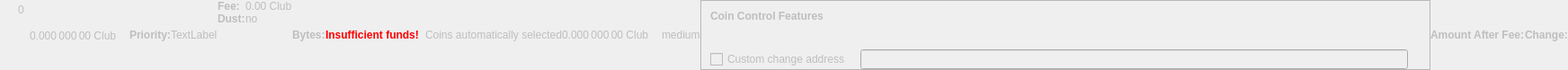
    <widget class="QWidget" name="dummyHideWidget" native="true">
     <property name="enabled">
      <bool>false</bool>
     </property>
     <property name="maximumSize">
      <size>
       <width>100</width>
       <height>22</height>
      </size>
     </property>
     <layout class="QHBoxLayout" name="dummyHideLayout">
      <property name="spacing">
       <number>0</number>
      </property>
      <property name="leftMargin">
       <number>0</number>
      </property>
      <property name="topMargin">
       <number>0</number>
      </property>
      <property name="rightMargin">
       <number>0</number>
      </property>
      <property name="bottomMargin">
       <number>0</number>
      </property>
      <item>
       <layout class="QFormLayout" name="formLayoutCoinControl1">
        <property name="horizontalSpacing">
         <number>10</number>
        </property>
        <property name="verticalSpacing">
         <number>14</number>
        </property>
        <property name="leftMargin">
         <number>10</number>
        </property>
        <property name="topMargin">
         <number>4</number>
        </property>
        <property name="rightMargin">
         <number>6</number>
        </property>
        <item row="0" column="1">
         <widget class="QLabel" name="labelCoinControlBytes">
          <property name="cursor">
           <cursorShape>IBeamCursor</cursorShape>
          </property>
          <property name="contextMenuPolicy">
           <enum>Qt::ActionsContextMenu</enum>
          </property>
          <property name="text">
           <string notr="true">0</string>
          </property>
          <property name="textInteractionFlags">
           <set>Qt::LinksAccessibleByMouse|Qt::TextSelectableByKeyboard|Qt::TextSelectableByMouse</set>
          </property>
         </widget>
        </item>
       </layout>
      </item>
      <item>
       <widget class="QLabel" name="labelCoinControlAfterFee">
        <property name="enabled">
         <bool>false</bool>
        </property>
        <property name="sizePolicy">
         <sizepolicy hsizetype="Fixed" vsizetype="Fixed">
          <horstretch>0</horstretch>
          <verstretch>0</verstretch>
         </sizepolicy>
        </property>
        <property name="minimumSize">
         <size>
          <width>111</width>
          <height>12</height>
         </size>
        </property>
        <property name="maximumSize">
         <size>
          <width>111</width>
          <height>12</height>
         </size>
        </property>
        <property name="cursor">
         <cursorShape>IBeamCursor</cursorShape>
        </property>
        <property name="contextMenuPolicy">
         <enum>Qt::ActionsContextMenu</enum>
        </property>
        <property name="text">
         <string notr="true">0.000 000 00 Club</string>
        </property>
        <property name="textInteractionFlags">
         <set>Qt::LinksAccessibleByMouse|Qt::TextSelectableByKeyboard|Qt::TextSelectableByMouse</set>
        </property>
       </widget>
      </item>
      <item>
       <widget class="QLabel" name="labelCoinControlPriorityText">
        <property name="enabled">
         <bool>false</bool>
        </property>
        <property name="font">
         <font>
          <weight>75</weight>
          <bold>true</bold>
         </font>
        </property>
        <property name="text">
         <string>Priority:</string>
        </property>
       </widget>
      </item>
      <item>
       <layout class="QHBoxLayout" name="horizontalLayout">
        <item>
         <widget class="QLabel" name="WarningLabel">
          <property name="text">
           <string>TextLabel</string>
          </property>
         </widget>
        </item>
       </layout>
      </item>
      <item>
       <layout class="QFormLayout" name="formLayoutCoinControl3">
        <property name="horizontalSpacing">
         <number>0</number>
        </property>
        <property name="verticalSpacing">
         <number>0</number>
        </property>
        <property name="leftMargin">
         <number>0</number>
        </property>
        <property name="topMargin">
         <number>0</number>
        </property>
        <property name="rightMargin">
         <number>0</number>
        </property>
        <item row="0" column="0">
         <widget class="QLabel" name="labelCoinControlFeeText">
          <property name="enabled">
           <bool>false</bool>
          </property>
          <property name="font">
           <font>
            <weight>75</weight>
            <bold>true</bold>
           </font>
          </property>
          <property name="text">
           <string>Fee:</string>
          </property>
          <property name="margin">
           <number>0</number>
          </property>
         </widget>
        </item>
        <item row="0" column="1">
         <widget class="QLabel" name="labelCoinControlFee">
          <property name="enabled">
           <bool>false</bool>
          </property>
          <property name="cursor">
           <cursorShape>IBeamCursor</cursorShape>
          </property>
          <property name="contextMenuPolicy">
           <enum>Qt::ActionsContextMenu</enum>
          </property>
          <property name="text">
           <string notr="true">0.00 Club</string>
          </property>
          <property name="textInteractionFlags">
           <set>Qt::LinksAccessibleByMouse|Qt::TextSelectableByKeyboard|Qt::TextSelectableByMouse</set>
          </property>
         </widget>
        </item>
        <item row="1" column="0">
         <widget class="QLabel" name="labelCoinControlLowOutputText">
          <property name="enabled">
           <bool>false</bool>
          </property>
          <property name="font">
           <font>
            <weight>75</weight>
            <bold>true</bold>
           </font>
          </property>
          <property name="text">
           <string>Dust:</string>
          </property>
         </widget>
        </item>
        <item row="1" column="1">
         <widget class="QLabel" name="labelCoinControlLowOutput">
          <property name="enabled">
           <bool>false</bool>
          </property>
          <property name="cursor">
           <cursorShape>IBeamCursor</cursorShape>
          </property>
          <property name="contextMenuPolicy">
           <enum>Qt::ActionsContextMenu</enum>
          </property>
          <property name="text">
           <string>no</string>
          </property>
          <property name="textInteractionFlags">
           <set>Qt::LinksAccessibleByMouse|Qt::TextSelectableByKeyboard|Qt::TextSelectableByMouse</set>
          </property>
         </widget>
        </item>
       </layout>
      </item>
      <item>
       <widget class="QLabel" name="labelCoinControlBytesText">
        <property name="enabled">
         <bool>false</bool>
        </property>
        <property name="font">
         <font>
          <weight>75</weight>
          <bold>true</bold>
         </font>
        </property>
        <property name="text">
         <string>Bytes:</string>
        </property>
       </widget>
      </item>
      <item>
       <layout class="QFormLayout" name="formLayoutCoinControl2">
        <property name="horizontalSpacing">
         <number>0</number>
        </property>
        <property name="verticalSpacing">
         <number>0</number>
        </property>
        <property name="leftMargin">
         <number>0</number>
        </property>
        <property name="topMargin">
         <number>0</number>
        </property>
        <property name="rightMargin">
         <number>0</number>
        </property>
       </layout>
      </item>
      <item>
       <layout class="QHBoxLayout" name="horizontalLayoutCoinControl2">
        <property name="spacing">
         <number>0</number>
        </property>
        <property name="bottomMargin">
         <number>0</number>
        </property>
       </layout>
      </item>
      <item>
       <widget class="QLabel" name="labelCoinControlInsuffFunds">
        <property name="enabled">
         <bool>false</bool>
        </property>
        <property name="minimumSize">
         <size>
          <width>0</width>
          <height>0</height>
         </size>
        </property>
        <property name="font">
         <font>
          <weight>75</weight>
          <bold>true</bold>
         </font>
        </property>
        <property name="styleSheet">
         <string notr="true">color:red;font-weight:bold;</string>
        </property>
        <property name="text">
         <string>Insufficient funds!</string>
        </property>
        <property name="margin">
         <number>5</number>
        </property>
       </widget>
      </item>
      <item>
       <layout class="QFormLayout" name="formLayoutCoinControl4">
        <property name="horizontalSpacing">
         <number>0</number>
        </property>
        <property name="verticalSpacing">
         <number>0</number>
        </property>
        <property name="leftMargin">
         <number>0</number>
        </property>
        <property name="topMargin">
         <number>0</number>
        </property>
        <property name="rightMargin">
         <number>0</number>
        </property>
       </layout>
      </item>
      <item>
       <widget class="QLabel" name="labelCoinControlChangeLabel">
        <property name="enabled">
         <bool>false</bool>
        </property>
        <property name="sizePolicy">
         <sizepolicy hsizetype="Preferred" vsizetype="Expanding">
          <horstretch>0</horstretch>
          <verstretch>0</verstretch>
         </sizepolicy>
        </property>
        <property name="minimumSize">
         <size>
          <width>0</width>
          <height>0</height>
         </size>
        </property>
        <property name="text">
         <string/>
        </property>
        <property name="margin">
         <number>3</number>
        </property>
       </widget>
      </item>
      <item>
       <widget class="QLabel" name="labelCoinControlAutomaticallySelected">
        <property name="enabled">
         <bool>false</bool>
        </property>
        <property name="sizePolicy">
         <sizepolicy hsizetype="Fixed" vsizetype="Fixed">
          <horstretch>0</horstretch>
          <verstretch>0</verstretch>
         </sizepolicy>
        </property>
        <property name="minimumSize">
         <size>
          <width>0</width>
          <height>0</height>
         </size>
        </property>
        <property name="maximumSize">
         <size>
          <width>240</width>
          <height>16777215</height>
         </size>
        </property>
        <property name="text">
         <string>Coins automatically selected</string>
        </property>
        <property name="margin">
         <number>5</number>
        </property>
       </widget>
      </item>
      <item>
       <widget class="QLabel" name="labelCoinControlChange">
        <property name="enabled">
         <bool>false</bool>
        </property>
        <property name="sizePolicy">
         <sizepolicy hsizetype="Fixed" vsizetype="Fixed">
          <horstretch>0</horstretch>
          <verstretch>0</verstretch>
         </sizepolicy>
        </property>
        <property name="minimumSize">
         <size>
          <width>111</width>
          <height>0</height>
         </size>
        </property>
        <property name="maximumSize">
         <size>
          <width>111</width>
          <height>16777215</height>
         </size>
        </property>
        <property name="cursor">
         <cursorShape>IBeamCursor</cursorShape>
        </property>
        <property name="contextMenuPolicy">
         <enum>Qt::ActionsContextMenu</enum>
        </property>
        <property name="text">
         <string notr="true">0.000 000 00 Club</string>
        </property>
        <property name="textInteractionFlags">
         <set>Qt::LinksAccessibleByMouse|Qt::TextSelectableByKeyboard|Qt::TextSelectableByMouse</set>
        </property>
       </widget>
      </item>
      <item>
       <widget class="QLabel" name="labelCoinControlPriority">
        <property name="enabled">
         <bool>false</bool>
        </property>
        <property name="cursor">
         <cursorShape>IBeamCursor</cursorShape>
        </property>
        <property name="contextMenuPolicy">
         <enum>Qt::ActionsContextMenu</enum>
        </property>
        <property name="text">
         <string>medium</string>
        </property>
        <property name="textInteractionFlags">
         <set>Qt::LinksAccessibleByMouse|Qt::TextSelectableByKeyboard|Qt::TextSelectableByMouse</set>
        </property>
       </widget>
      </item>
      <item>
       <widget class="QFrame" name="frameCoinControl">
        <property name="sizePolicy">
         <sizepolicy hsizetype="Expanding" vsizetype="Expanding">
          <horstretch>0</horstretch>
          <verstretch>0</verstretch>
         </sizepolicy>
        </property>
        <property name="maximumSize">
         <size>
          <width>16777215</width>
          <height>16777215</height>
         </size>
        </property>
        <property name="frameShape">
         <enum>QFrame::StyledPanel</enum>
        </property>
        <property name="frameShadow">
         <enum>QFrame::Sunken</enum>
        </property>
        <layout class="QVBoxLayout" name="verticalLayoutCoinControl2_2">
         <property name="spacing">
          <number>0</number>
         </property>
         <property name="leftMargin">
          <number>0</number>
         </property>
         <property name="topMargin">
          <number>0</number>
         </property>
         <property name="rightMargin">
          <number>0</number>
         </property>
         <property name="bottomMargin">
          <number>0</number>
         </property>
         <item>
          <layout class="QVBoxLayout" name="verticalLayoutCoinControl" stretch="0,0,0,1">
           <property name="spacing">
            <number>0</number>
           </property>
           <property name="leftMargin">
            <number>10</number>
           </property>
           <property name="topMargin">
            <number>10</number>
           </property>
           <item>
            <layout class="QHBoxLayout" name="horizontalLayoutCoinControl1">
             <property name="bottomMargin">
              <number>15</number>
             </property>
             <item>
              <widget class="QLabel" name="labelCoinControlFeatures">
               <property name="enabled">
                <bool>false</bool>
               </property>
               <property name="sizePolicy">
                <sizepolicy hsizetype="Preferred" vsizetype="Maximum">
                 <horstretch>0</horstretch>
                 <verstretch>0</verstretch>
                </sizepolicy>
               </property>
               <property name="font">
                <font>
                 <weight>75</weight>
                 <bold>true</bold>
                </font>
               </property>
               <property name="styleSheet">
                <string notr="true">font-weight:bold;</string>
               </property>
               <property name="text">
                <string>Coin Control Features</string>
               </property>
              </widget>
             </item>
            </layout>
           </item>
           <item>
            <widget class="QWidget" name="widgetCoinControl" native="true">
             <property name="sizePolicy">
              <sizepolicy hsizetype="Preferred" vsizetype="Preferred">
               <horstretch>0</horstretch>
               <verstretch>0</verstretch>
              </sizepolicy>
             </property>
             <property name="minimumSize">
              <size>
               <width>0</width>
               <height>0</height>
              </size>
             </property>
             <property name="styleSheet">
              <string notr="true"/>
             </property>
             <layout class="QHBoxLayout" name="horizontalLayoutCoinControl5_2">
              <property name="leftMargin">
               <number>0</number>
              </property>
              <property name="topMargin">
               <number>0</number>
              </property>
              <property name="rightMargin">
               <number>0</number>
              </property>
              <property name="bottomMargin">
               <number>0</number>
              </property>
              <item>
               <layout class="QHBoxLayout" name="horizontalLayoutCoinControl3">
                <property name="spacing">
                 <number>20</number>
                </property>
                <property name="topMargin">
                 <number>0</number>
                </property>
                <property name="bottomMargin">
                 <number>10</number>
                </property>
               </layout>
              </item>
             </layout>
            </widget>
           </item>
           <item>
            <layout class="QHBoxLayout" name="horizontalLayoutCoinControl4" stretch="0,0,0">
             <property name="spacing">
              <number>12</number>
             </property>
             <property name="sizeConstraint">
              <enum>QLayout::SetDefaultConstraint</enum>
             </property>
             <property name="topMargin">
              <number>5</number>
             </property>
             <property name="rightMargin">
              <number>5</number>
             </property>
             <item>
              <widget class="QCheckBox" name="checkBoxCoinControlChange">
               <property name="enabled">
                <bool>false</bool>
               </property>
               <property name="toolTip">
                <string>If this is activated, but the change address is empty or invalid, change will be sent to a newly generated address.</string>
               </property>
               <property name="text">
                <string>Custom change address</string>
               </property>
              </widget>
             </item>
             <item>
              <widget class="QValidatedLineEdit" name="lineEditCoinControlChange">
               <property name="enabled">
                <bool>false</bool>
               </property>
               <property name="sizePolicy">
                <sizepolicy hsizetype="Expanding" vsizetype="Fixed">
                 <horstretch>0</horstretch>
                 <verstretch>0</verstretch>
                </sizepolicy>
               </property>
              </widget>
             </item>
             <item>
              <widget class="QLabel" name="labelCoinControlChangeLabel_2">
               <property name="sizePolicy">
                <sizepolicy hsizetype="Preferred" vsizetype="Expanding">
                 <horstretch>0</horstretch>
                 <verstretch>0</verstretch>
                </sizepolicy>
               </property>
               <property name="minimumSize">
                <size>
                 <width>0</width>
                 <height>0</height>
                </size>
               </property>
               <property name="text">
                <string/>
               </property>
               <property name="margin">
                <number>3</number>
               </property>
              </widget>
             </item>
            </layout>
           </item>
           <item>
            <spacer name="verticalSpacerCoinControl">
             <property name="orientation">
              <enum>Qt::Vertical</enum>
             </property>
             <property name="sizeHint" stdset="0">
              <size>
               <width>800</width>
               <height>1</height>
              </size>
             </property>
            </spacer>
           </item>
          </layout>
         </item>
        </layout>
       </widget>
      </item>
      <item>
       <widget class="QLabel" name="labelCoinControlAfterFeeText">
        <property name="enabled">
         <bool>false</bool>
        </property>
        <property name="minimumSize">
         <size>
          <width>0</width>
          <height>0</height>
         </size>
        </property>
        <property name="maximumSize">
         <size>
          <width>16777215</width>
          <height>16777215</height>
         </size>
        </property>
        <property name="font">
         <font>
          <weight>75</weight>
          <bold>true</bold>
         </font>
        </property>
        <property name="text">
         <string>Amount After Fee:</string>
        </property>
        <property name="alignment">
         <set>Qt::AlignLeading|Qt::AlignLeft|Qt::AlignVCenter</set>
        </property>
        <property name="margin">
         <number>0</number>
        </property>
       </widget>
      </item>
      <item>
       <widget class="QLabel" name="labelCoinControlChangeText">
        <property name="enabled">
         <bool>false</bool>
        </property>
        <property name="sizePolicy">
         <sizepolicy hsizetype="Preferred" vsizetype="Preferred">
          <horstretch>0</horstretch>
          <verstretch>0</verstretch>
         </sizepolicy>
        </property>
        <property name="minimumSize">
         <size>
          <width>0</width>
          <height>0</height>
         </size>
        </property>
        <property name="maximumSize">
         <size>
          <width>16777215</width>
          <height>16777215</height>
         </size>
        </property>
        <property name="font">
         <font>
          <weight>75</weight>
          <bold>true</bold>
         </font>
        </property>
        <property name="text">
         <string>Change:</string>
        </property>
        <property name="alignment">
         <set>Qt::AlignLeading|Qt::AlignLeft|Qt::AlignVCenter</set>
        </property>
       </widget>
      </item>
     </layout>
    </widget>
